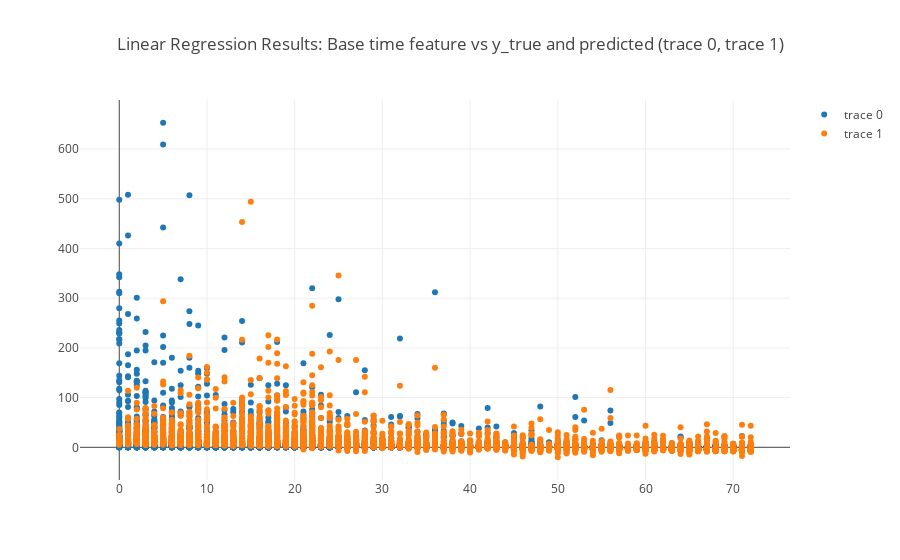

Notebook source saved alongside this figure:
### Markdown cell above
**Визуализируем результат.**  
Рассмотрим предсказания в зависимости от одного из признаков - baseTime

### Code cell
val baseTime_feature = X_test(::, 9)
val target = Scatter(
  baseTime_feature.toScalaVector,
  y_test.toScalaVector,
  mode = ScatterMode(ScatterMode.Markers)
)

val squaresResult = Scatter(
  baseTime_feature.toScalaVector,
  (X_test * lr.coefficients).toScalaVector,
  mode = ScatterMode(ScatterMode.Markers)
)

val data = Seq(target, squaresResult)
val layout = Layout(
  title = "Linear Regression Results: Base time feature vs y_true and predicted (trace 0, trace 1)"
)

plot(data, layout)

### Figure 1 — Plotly figure (JSON) as saved in the notebook; plotly's stock layout.template omitted (floating-point values rounded to 4 significant figures; data arrays with more than 128 entries replaced by an {"elided": "..."} marker saying what was removed)
{"data": [{"mode": "markers", "type": "scatter", "x": {"elided": "8190 int values"}, "y": {"elided": "8190 int values"}}, {"mode": "markers", "type": "scatter", "x": {"elided": "8190 int values"}, "y": {"elided": "8190 float values"}}], "layout": {"title": "Linear Regression Results: Base time feature vs y_true and predicted (trace 0, trace 1)"}}
